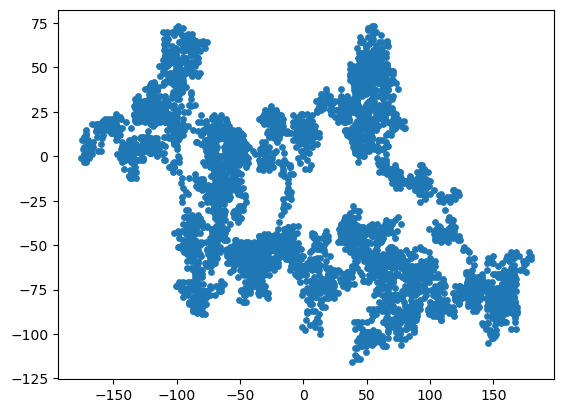

Write Python code to recreate this figure.
import matplotlib.pyplot as plt 

from random_walk import RandomWalk

while True:
    #Построение случайного блуждания и нанесение точек на диаграму.
    rw = RandomWalk()
    rw.fill_walk()
    plt.scatter(rw.x_values, rw.y_values, s=15)
    plt.show()

    keep_running = input("Make another walk? (y/n): ")
    if keep_running == 'n':
        break
